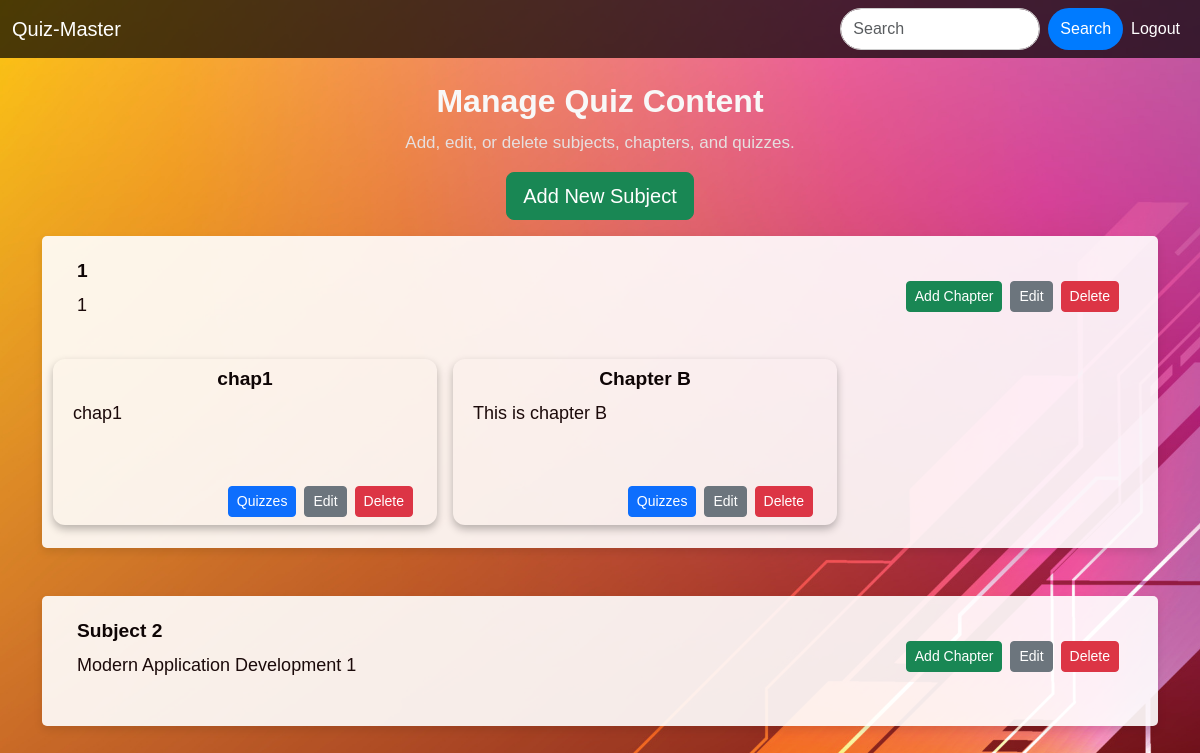
Before: /manage_quiz (signed in) with the older database file.
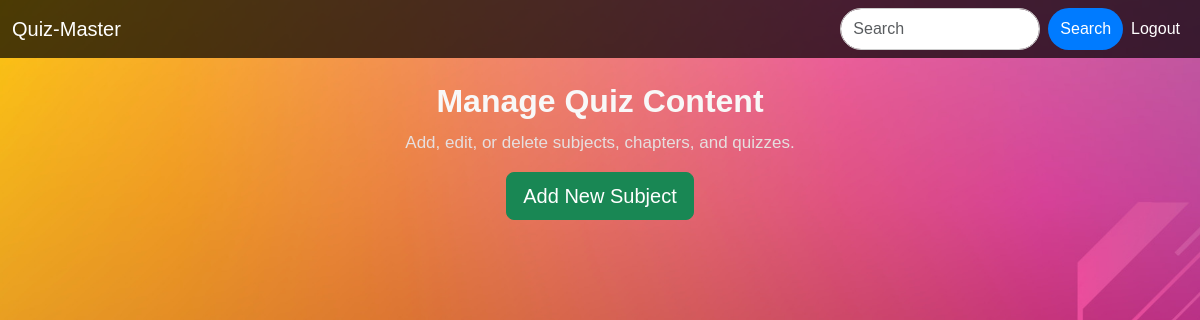
After: the same page with the newer database file.
### controller/Models.py (models this page shows)
class Subject(db.Model):
    subj_id = db.Column(db.Integer, primary_key=True)
    subj_name = db.Column(db.String(120), unique=True, nullable=False)
    subj_descr = db.Column(db.String, nullable=False)
    chapters = db.relationship('Chapter', backref='subject', lazy=True)

class Chapter(db.Model):
    chap_id = db.Column(db.Integer, primary_key=True, nullable=False)
    chap_name = db.Column(db.String(120),nullable=False)
    chap_descr = db.Column(db.String, nullable=False)
    subj_id = db.Column(db.Integer, db.ForeignKey('subject.subj_id'))
    quizes = db.relationship('Quiz', backref='chapter', lazy=True)

### controller/routes.py (the view)
@app.route('/manage_quiz')
def manage_quiz():
    if 'admin' not in session.get('user_name', None):
        flash('You are not authorized to view this page')
        return redirect(url_for('home'))
    subjects = Subject.query.all()
    return render_template('manage_quiz.html', subjects=subjects)

### templates/manage_quiz.html (shortened to what this page needs)
{% extends 'base.html' %}
{% block content %}
<div class="container mt-4">
    <h3 class="text-center welcome-title">Manage Quiz Content</h3>
    <p class="text-center welcome-subtitle">Add, edit, or delete subjects, chapters, and quizzes.</p>
    <div class="text-center">
        <a href="{{ url_for('add_subject') }}" class="btn btn-success btn-lg">Add New Subject</a>
    </div>
    <div class="container-fluid mt-3">
        <div class="row">
            {% for subject in subjects %}
            <div class="card-subj col-12 mb-5" style="border-radius: 5px; padding: 15px;">
                <div class="card-body">
                    <div class="row m-2">
                        <div class="col-8">
                            <h4 class="welcome-title" style="color: rgb(14, 5, 5); font-size:larger;">{{ subject.subj_name }}</h4>
                            <p class="welcome-subtitle" style="color: rgb(27, 10, 10); font-size:large;">{{ subject.subj_descr }}</p>
                        </div>
                        <div class="col-4 d-flex justify-content-end align-items-center">
                            <a href="{{ url_for('add_chapter') }}" class="btn btn-success btn-sm mx-1">Add Chapter</a>
                            <a href="{{ url_for('edit_subject', subject_id=subject.subj_id) }}" class="btn btn-secondary btn-sm mx-1">Edit</a>
                            <a href="{{ url_for('delete_subject', subject_id=subject.subj_id) }}" class="btn btn-danger btn-sm mx-1">Delete</a>
                        </div>
                    </div>
                    <div class="row mt-3">
                        {% for chapter in subject.chapters %}
                        <div class="card-chap col-3 m-2" style="width: 24rem;">
                            <div class="card-body d-flex flex-column justify-content-between m-2" style="min-height: 150px; ">
                                <div>
                                    <h5 class="welcome-title text-center" style="color: rgb(14, 5, 5); font-size:larger;">{{ chapter.chap_name }}</h5>
                                    <p class="welcome-subtitle" style="color: rgb(27, 10, 10); font-size:large;">{{ chapter.chap_descr }}</p>
                                </div>
                                <div class="d-flex justify-content-end mt-3">
                                    <a href="{{ url_for('quizzes', chapter_id=chapter.chap_id) }}" class="btn btn-primary btn-sm mx-1">Quizzes</a>
                                    <a href="{{ url_for('edit_chapter', chapter_id=chapter.chap_id) }}" class="btn btn-secondary btn-sm mx-1">Edit</a>
                                    <a href="{{ url_for('delete_chapter', chapter_id=chapter.chap_id) }}" class="btn btn-danger btn-sm mx-1">Delete</a>
                                </div>
                            </div>
                        </div>
                        {% endfor %}
                    </div>
                </div>
            </div>
            {% endfor %}
        </div>
    </div>
</div>
{% endblock %}

Changed rows visible on the page:
removed Subject: subj_name "1", subj_descr "1"
removed Chapter: chap_name "chap1", chap_descr "chap1"
removed Chapter: chap_name "Chapter B", chap_descr "This is chapter B"
removed Subject: subj_name "Subject 2", subj_descr "Modern Application Development 1"
